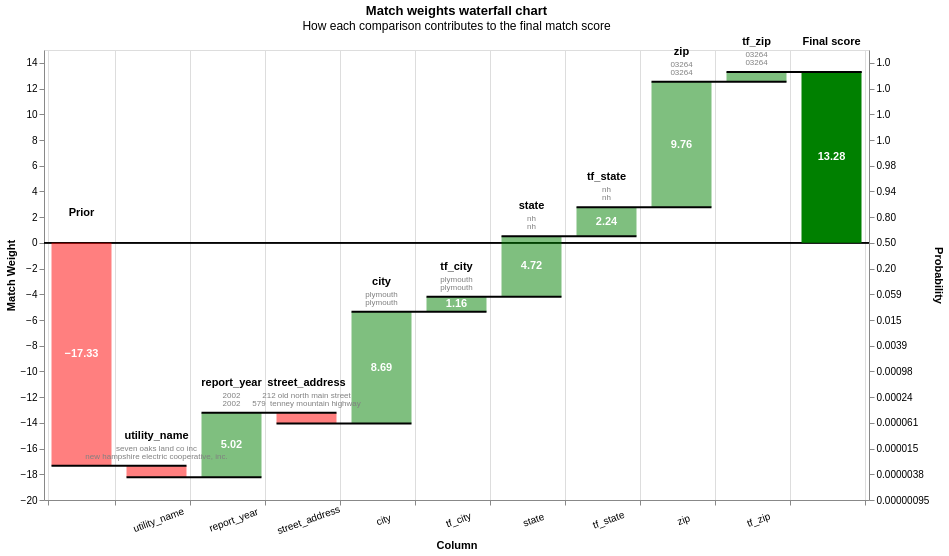

Notebook source saved alongside this figure:
### Markdown cell above
Some of these look better, some still look bad. Let's take a look at some of the bad ones and see why they're being matched.

### Code cell
waterfall_records = less_than_one.head(3)[preds_df.columns].to_dict("records")
linker.visualisations.waterfall_chart(waterfall_records)

### Figure 1 — Vega-Lite specification as saved in the notebook (floating-point values rounded to 4 significant figures)
{"config": {"view": {"continuousWidth": 400, "continuousHeight": 300}}, "layer": [{"layer": [{"mark": "rule", "encoding": {"color": {"value": "black"}, "size": {"value": 0.5}, "y": {"field": "zero", "type": "quantitative"}}}, {"mark": {"type": "bar", "width": 60}, "encoding": {"color": {"condition": {"test": "(datum.log2_bayes_factor < 0)", "value": "red"}, "value": "green"}, "opacity": {"condition": {"test": "datum.column_name == 'Prior match weight' || datum.column_name == 'Final score'", "value": 1}, "value": 0.5}, "tooltip": [{"field": "column_name", "title": "Comparison column", "type": "nominal"}, {"field": "value_l", "title": "Value (L)", "type": "nominal"}, {"field": "value_r", "title": "Value (R)", "type": "nominal"}, {"field": "label_for_charts", "title": "Label", "type": "ordinal"}, {"field": "sql_condition", "title": "SQL condition", "type": "nominal"}, {"field": "comparison_vector_value", "title": "Comparison vector value", "type": "nominal"}, {"field": "bayes_factor", "format": ",.4f", "title": "Bayes factor = m/u", "type": "quantitative"}, {"field": "log2_bayes_factor", "format": ",.4f", "title": "Match weight = log2(m/u)", "type": "quantitative"}, {"field": "prob", "format": ".4f", "title": "Cumulative match probability", "type": "quantitative"}, {"field": "bayes_factor_description", "title": "Match weight description", "type": "nominal"}], "x": {"axis": {"grid": true, "labelAlign": "center", "labelAngle": -20, "labelExpr": "datum.value == 'Prior' || datum.value == 'Final score' ? '' : datum.value", "labelPadding": 10, "tickBand": "extent", "title": "Column"}, "field": "column_name", "sort": {"field": "bar_sort_order", "order": "ascending"}, "type": "nominal"}, "y": {"axis": {"grid": false, "orient": "left", "title": "Match Weight"}, "field": "previous_sum", "type": "quantitative"}, "y2": {"field": "sum"}}}, {"mark": {"type": "text", "fontWeight": "bold"}, "encoding": {"color": {"value": "white"}, "text": {"condition": {"test": "abs(datum.log2_bayes_factor) > 1", "field": "log2_bayes_factor", "format": ".2f", "type": "nominal"}, "value": ""}, "x": {"axis": {"labelAngle": -20, "title": "Column"}, "field": "column_name", "sort": {"field": "bar_sort_order", "order": "ascending"}, "type": "nominal"}, "y": {"axis": {"orient": "left"}, "field": "center", "type": "quantitative"}}}, {"mark": {"type": "text", "baseline": "bottom", "dy": -25, "fontWeight": "bold"}, "encoding": {"color": {"value": "black"}, "text": {"field": "column_name", "type": "nominal"}, "x": {"axis": {"labelAngle": -20, "title": "Column"}, "field": "column_name", "sort": {"field": "bar_sort_order", "order": "ascending"}, "type": "nominal"}, "y": {"field": "sum_top", "type": "quantitative"}}}, {"mark": {"type": "text", "baseline": "bottom", "dy": -13, "fontSize": 8}, "encoding": {"color": {"value": "grey"}, "text": {"field": "value_l", "type": "nominal"}, "x": {"axis": {"labelAngle": -20, "title": "Column"}, "field": "column_name", "sort": {"field": "bar_sort_order", "order": "ascending"}, "type": "nominal"}, "y": {"field": "sum_top", "type": "quantitative"}}}, {"mark": {"type": "text", "baseline": "bottom", "dy": -5, "fontSize": 8}, "encoding": {"color": {"value": "grey"}, "text": {"field": "value_r", "type": "nominal"}, "x": {"axis": {"labelAngle": -20, "title": "Column"}, "field": "column_name", "sort": {"field": "bar_sort_order", "order": "ascending"}, "type": "nominal"}, "y": {"field": "sum_top", "type": "quantitative"}}}]}, {"mark": {"type": "rule", "color": "black", "strokeWidth": 2, "x2Offset": 30, "xOffset": -30}, "encoding": {"x": {"axis": {"labelAngle": -20, "title": "Column"}, "field": "column_name", "sort": {"field": "bar_sort_order", "order": "ascending"}, "type": "nominal"}, "x2": {"field": "lead"}, "y": {"axis": {"labelExpr": "format(1 / (1 + pow(2, -1*datum.value)), '.2r')", "orient": "right", "title": "Probability"}, "field": "sum", "scale": {"zero": false}, "type": "quantitative"}}}], "data": {"name": "data-f507d7248b479d7df9e4c94385794b09"}, "height": 450, "params": [{"name": "record_number", "bind": {"input": "range", "max": 2, "min": 0, "step": 1}, "value": 0}], "resolve": {"axis": {"y": "independent"}}, "title": {"text": "Match weights waterfall chart", "subtitle": "How each comparison contributes to the final match score"}, "transform": [{"filter": "(datum.record_number == record_number)"}, {"filter": "(datum.bayes_factor !== 1.0)"}, {"window": [{"op": "sum", "field": "log2_bayes_factor", "as": "sum"}, {"op": "lead", "field": "column_name", "as": "lead"}], "frame": [null, 0]}, {"calculate": "datum.column_name === \"Final score\" ? datum.sum - datum.log2_bayes_factor : datum.sum", "as": "sum"}, {"calculate": "datum.lead === null ? datum.column_name : datum.lead", "as": "lead"}, {"calculate": "datum.column_name === \"Final score\" || datum.column_name === \"Prior match weight\" ? 0 : datum.sum - datum.log2_bayes_factor", "as": "previous_sum"}, {"calculate": "datum.sum > datum.previous_sum ? datum.column_name : \"\"", "as": "top_label"}, {"calculate": "datum.sum < datum.previous_sum ? datum.column_name : \"\"", "as": "bottom_label"}, {"calculate": "datum.sum > datum.previous_sum ? datum.sum : datum.previous_sum", "as": "sum_top"}, {"calculate": "datum.sum < datum.previous_sum ? datum.sum : datum.previous_sum", "as": "sum_bottom"}, {"calculate": "(datum.sum + datum.previous_sum) / 2", "as": "center"}, {"calculate": "(datum.log2_bayes_factor > 0 ? \"+\" : \"\") + datum.log2_bayes_factor", "as": "text_log2_bayes_factor"}, {"calculate": "datum.sum < datum.previous_sum ? 4 : -4", "as": "dy"}, {"calculate": "datum.sum < datum.previous_sum ? \"top\" : \"bottom\"", "as": "baseline"}, {"calculate": "1. / (1 + pow(2, -1.*datum.sum))", "as": "prob"}, {"calculate": "0*datum.sum", "as": "zero"}], "width": {"step": 75}, "$schema": "https://vega.github.io/schema/vega-lite/v5.9.3.json", "datasets": {"data-f507d7248b479d7df9e4c94385794b09": [{"column_name": "Prior", "label_for_charts": "Starting match weight (prior)", "sql_condition": null, "log2_bayes_factor": -17.33, "bayes_factor": 6.082e-06, "comparison_vector_value": null, "m_probability": null, "u_probability": null, "bayes_factor_description": null, "value_l": "", "value_r": "", "term_frequency_adjustment": null, "bar_sort_order": 0, "record_number": 0}, {"sql_condition": "ELSE", "label_for_charts": "All other comparisons", "m_probability": 0.5317, "u_probability": 0.9998, "bayes_factor": 0.5317, "log2_bayes_factor": -0.9112, "comparison_vector_value": 0, "bayes_factor_description": "If comparison level is `all other comparisons` then comparison is 1.881 times less likely to be a match", "column_name": "utility_name", "value_l": "seven oaks land co inc", "value_r": "new hampshire electric cooperative, inc.", "term_frequency_adjustment": false, "bar_sort_order": 1, "record_number": 0}, {"sql_condition": "ELSE", "label_for_charts": "All other comparisons", "m_probability": 0.5317, "u_probability": 0.9998, "bayes_factor": 1.0, "log2_bayes_factor": 0.0, "comparison_vector_value": 0, "bayes_factor_description": "If comparison level is `all other comparisons` then comparison is 1.881 times less likely to be a match", "column_name": "tf_utility_name", "value_l": "", "value_r": "", "term_frequency_adjustment": true, "bar_sort_order": 2, "record_number": 0}, {"sql_condition": "\"report_year_l\" = \"report_year_r\"", "label_for_charts": "Exact match on report_year", "m_probability": 1.0, "u_probability": 0.03079, "bayes_factor": 32.48, "log2_bayes_factor": 5.022, "comparison_vector_value": 1, "bayes_factor_description": "If comparison level is `exact match on report_year` then comparison is 32.48 times more likely to be a match", "column_name": "report_year", "value_l": "2002", "value_r": "2002", "term_frequency_adjustment": false, "bar_sort_order": 3, "record_number": 0}, {"sql_condition": "ELSE", "label_for_charts": "All other comparisons", "m_probability": 0.5574, "u_probability": 0.9993, "bayes_factor": 0.5578, "log2_bayes_factor": -0.8421, "comparison_vector_value": 0, "bayes_factor_description": "If comparison level is `all other comparisons` then comparison is 1.793 times less likely to be a match", "column_name": "street_address", "value_l": "212 old north main street", "value_r": "579  tenney mountain highway", "term_frequency_adjustment": false, "bar_sort_order": 4, "record_number": 0}, {"sql_condition": "ELSE", "label_for_charts": "All other comparisons", "m_probability": 0.5574, "u_probability": 0.9993, "bayes_factor": 1.0, "log2_bayes_factor": 0.0, "comparison_vector_value": 0, "bayes_factor_description": "If comparison level is `all other comparisons` then comparison is 1.793 times less likely to be a match", "column_name": "tf_street_address", "value_l": "", "value_r": "", "term_frequency_adjustment": true, "bar_sort_order": 5, "record_number": 0}, {"sql_condition": "\"city_l\" = \"city_r\"", "label_for_charts": "Exact match on city", "m_probability": 0.8444, "u_probability": 0.002038, "bayes_factor": 414.3, "log2_bayes_factor": 8.694, "comparison_vector_value": 2, "bayes_factor_description": "If comparison level is `exact match on city` then comparison is 414 times more likely to be a match", "column_name": "city", "value_l": "plymouth", "value_r": "plymouth", "term_frequency_adjustment": false, "bar_sort_order": 6, "record_number": 0}, {"sql_condition": "\"city_l\" = \"city_r\"", "label_for_charts": "Term freq adjustment on city", "m_probability": null, "u_probability": null, "bayes_factor": 2.24, "log2_bayes_factor": 1.163, "comparison_vector_value": 2, "bayes_factor_description": "Term frequency adjustment on city makes comparison 2.24 times more likely to be a match", "column_name": "tf_city", "value_l": "plymouth", "value_r": "plymouth", "term_frequency_adjustment": true, "bar_sort_order": 7, "record_number": 0}, {"sql_condition": "\"state_l\" = \"state_r\"", "label_for_charts": "Exact match on state", "m_probability": 0.8108, "u_probability": 0.03068, "bayes_factor": 26.43, "log2_bayes_factor": 4.724, "comparison_vector_value": 1, "bayes_factor_description": "If comparison level is `exact match on state` then comparison is 26.43 times more likely to be a match", "column_name": "state", "value_l": "nh", "value_r": "nh", "term_frequency_adjustment": false, "bar_sort_order": 8, "record_number": 0}, {"sql_condition": "\"state_l\" = \"state_r\"", "label_for_charts": "Term freq adjustment on state", "m_probability": null, "u_probability": null, "bayes_factor": 4.735, "log2_bayes_factor": 2.243, "comparison_vector_value": 1, "bayes_factor_description": "Term frequency adjustment on state makes comparison 4.73 times more likely to be a match", "column_name": "tf_state", "value_l": "nh", "value_r": "nh", "term_frequency_adjustment": true, "bar_sort_order": 9, "record_number": 0}, {"sql_condition": "\"zip_l\" = \"zip_r\"", "label_for_charts": "Exact match on zip", "m_probability": 0.4507, "u_probability": 0.0005182, "bayes_factor": 869.6, "log2_bayes_factor": 9.764, "comparison_vector_value": 1, "bayes_factor_description": "If comparison level is `exact match on zip` then comparison is 870 times more likely to be a match", "column_name": "zip", "value_l": "03264", "value_r": "03264", "term_frequency_adjustment": false, "bar_sort_order": 10, "record_number": 0}, {"sql_condition": "\"zip_l\" = \"zip_r\"", "label_for_charts": "Term freq adjustment on zip", "m_probability": null, "u_probability": null, "bayes_factor": 1.682, "log2_bayes_factor": 0.7504, "comparison_vector_value": 1, "bayes_factor_description": "Term frequency adjustment on zip makes comparison 1.68 times more likely to be a match", "column_name": "tf_zip", "value_l": "03264", "value_r": "03264", "term_frequency_adjustment": true, "bar_sort_order": 11, "record_number": 0}, {"column_name": "Final score", "label_for_charts": "Final score", "sql_condition": null, "log2_bayes_factor": 13.28, "bayes_factor": 9955.0, "comparison_vector_value": null, "m_probability": null, "u_probability": null, "bayes_factor_description": null, "value_l": "", "value_r": "", "term_frequency_adjustment": null, "bar_sort_order": 12, "record_number": 0}, {"column_name": "Prior", "label_for_charts": "Starting match weight (prior)", "sql_condition": null, "log2_bayes_factor": -17.33, "bayes_factor": 6.082e-06, "comparison_vector_value": null, "m_probability": null, "u_probability": null, "bayes_factor_description": null, "value_l": "", "value_r": "", "term_frequency_adjustment": null, "bar_sort_order": 0, "record_number": 1}, {"sql_condition": "ELSE", "label_for_charts": "All other comparisons", "m_probability": 0.5317, "u_probability": 0.9998, "bayes_factor": 0.5317, "log2_bayes_factor": -0.9112, "comparison_vector_value": 0, "bayes_factor_description": "If comparison level is `all other comparisons` then comparison is 1.881 times less likely to be a match", "column_name": "utility_name", "value_l": "seven oaks land co inc", "value_r": "new hampshire electric cooperative, inc.", "term_frequency_adjustment": false, "bar_sort_order": 1, "record_number": 1}, {"sql_condition": "ELSE", "label_for_charts": "All other comparisons", "m_probability": 0.5317, "u_probability": 0.9998, "bayes_factor": 1.0, "log2_bayes_factor": 0.0, "comparison_vector_value": 0, "bayes_factor_description": "If comparison level is `all other comparisons` then comparison is 1.881 times less likely to be a match", "column_name": "tf_utility_name", "value_l": "", "value_r": "", "term_frequency_adjustment": true, "bar_sort_order": 2, "record_number": 1}, {"sql_condition": "\"report_year_l\" = \"report_year_r\"", "label_for_charts": "Exact match on report_year", "m_probability": 1.0, "u_probability": 0.03079, "bayes_factor": 32.48, "log2_bayes_factor": 5.022, "comparison_vector_value": 1, "bayes_factor_description": "If comparison level is `exact match on report_year` then comparison is 32.48 times more likely to be a match", "column_name": "report_year", "value_l": "2003", "value_r": "2003", "term_frequency_adjustment": false, "bar_sort_order": 3, "record_number": 1}, {"sql_condition": "ELSE", "label_for_charts": "All other comparisons", "m_probability": 0.5574, "u_probability": 0.9993, "bayes_factor": 0.5578, "log2_bayes_factor": -0.8421, "comparison_vector_value": 0, "bayes_factor_description": "If comparison level is `all other comparisons` then comparison is 1.793 times less likely to be a match", "column_name": "street_address", "value_l": "212 old north main street", "value_r": "579  tenney mountain highway", "term_frequency_adjustment": false, "bar_sort_order": 4, "record_number": 1}, {"sql_condition": "ELSE", "label_for_charts": "All other comparisons", "m_probability": 0.5574, "u_probability": 0.9993, "bayes_factor": 1.0, "log2_bayes_factor": 0.0, "comparison_vector_value": 0, "bayes_factor_description": "If comparison level is `all other comparisons` then comparison is 1.793 times less likely to be a match", "column_name": "tf_street_address", "value_l": "", "value_r": "", "term_frequency_adjustment": true, "bar_sort_order": 5, "record_number": 1}, {"sql_condition": "\"city_l\" = \"city_r\"", "label_for_charts": "Exact match on city", "m_probability": 0.8444, "u_probability": 0.002038, "bayes_factor": 414.3, "log2_bayes_factor": 8.694, "comparison_vector_value": 2, "bayes_factor_description": "If comparison level is `exact match on city` then comparison is 414 times more likely to be a match", "column_name": "city", "value_l": "plymouth", "value_r": "plymouth", "term_frequency_adjustment": false, "bar_sort_order": 6, "record_number": 1}, {"sql_condition": "\"city_l\" = \"city_r\"", "label_for_charts": "Term freq adjustment on city", "m_probability": null, "u_probability": null, "bayes_factor": 2.24, "log2_bayes_factor": 1.163, "comparison_vector_value": 2, "bayes_factor_description": "Term frequency adjustment on city makes comparison 2.24 times more likely to be a match", "column_name": "tf_city", "value_l": "plymouth", "value_r": "plymouth", "term_frequency_adjustment": true, "bar_sort_order": 7, "record_number": 1}, {"sql_condition": "\"state_l\" = \"state_r\"", "label_for_charts": "Exact match on state", "m_probability": 0.8108, "u_probability": 0.03068, "bayes_factor": 26.43, "log2_bayes_factor": 4.724, "comparison_vector_value": 1, "bayes_factor_description": "If comparison level is `exact match on state` then comparison is 26.43 times more likely to be a match", "column_name": "state", "value_l": "nh", "value_r": "nh", "term_frequency_adjustment": false, "bar_sort_order": 8, "record_number": 1}, {"sql_condition": "\"state_l\" = \"state_r\"", "label_for_charts": "Term freq adjustment on state", "m_probability": null, "u_probability": null, "bayes_factor": 4.735, "log2_bayes_factor": 2.243, "comparison_vector_value": 1, "bayes_factor_description": "Term frequency adjustment on state makes comparison 4.73 times more likely to be a match", "column_name": "tf_state", "value_l": "nh", "value_r": "nh", "term_frequency_adjustment": true, "bar_sort_order": 9, "record_number": 1}, {"sql_condition": "\"zip_l\" = \"zip_r\"", "label_for_charts": "Exact match on zip", "m_probability": 0.4507, "u_probability": 0.0005182, "bayes_factor": 869.6, "log2_bayes_factor": 9.764, "comparison_vector_value": 1, "bayes_factor_description": "If comparison level is `exact match on zip` then comparison is 870 times more likely to be a match", "column_name": "zip", "value_l": "03264", "value_r": "03264", "term_frequency_adjustment": false, "bar_sort_order": 10, "record_number": 1}, {"sql_condition": "\"zip_l\" = \"zip_r\"", "label_for_charts": "Term freq adjustment on zip", "m_probability": null, "u_probability": null, "bayes_factor": 1.682, "log2_bayes_factor": 0.7504, "comparison_vector_value": 1, "bayes_factor_description": "Term frequency adjustment on zip makes comparison 1.68 times more likely to be a match", "column_name": "tf_zip", "value_l": "03264", "value_r": "03264", "term_frequency_adjustment": true, "bar_sort_order": 11, "record_number": 1}, {"column_name": "Final score", "label_for_charts": "Final score", "sql_condition": null, "log2_bayes_factor": 13.28, "bayes_factor": 9955.0, "comparison_vector_value": null, "m_probability": null, "u_probability": null, "bayes_factor_description": null, "value_l": "", "value_r": "", "term_frequency_adjustment": null, "bar_sort_order": 12, "record_number": 1}, {"column_name": "Prior", "label_for_charts": "Starting match weight (prior)", "sql_condition": null, "log2_bayes_factor": -17.33, "bayes_factor": 6.082e-06, "comparison_vector_value": null, "m_probability": null, "u_probability": null, "bayes_factor_description": null, "value_l": "", "value_r": "", "term_frequency_adjustment": null, "bar_sort_order": 0, "record_number": 2}, {"sql_condition": "ELSE", "label_for_charts": "All other comparisons", "m_probability": 0.5317, "u_probability": 0.9998, "bayes_factor": 0.5317, "log2_bayes_factor": -0.9112, "comparison_vector_value": 0, "bayes_factor_description": "If comparison level is `all other comparisons` then comparison is 1.881 times less likely to be a match", "column_name": "utility_name", "value_l": "seven oaks land co inc", "value_r": "new hampshire electric cooperative, inc.", "term_frequency_adjustment": false, "bar_sort_order": 1, "record_number": 2}, {"sql_condition": "ELSE", "label_for_charts": "All other comparisons", "m_probability": 0.5317, "u_probability": 0.9998, "bayes_factor": 1.0, "log2_bayes_factor": 0.0, "comparison_vector_value": 0, "bayes_factor_description": "If comparison level is `all other comparisons` then comparison is 1.881 times less likely to be a match", "column_name": "tf_utility_name", "value_l": "", "value_r": "", "term_frequency_adjustment": true, "bar_sort_order": 2, "record_number": 2}, {"sql_condition": "\"report_year_l\" = \"report_year_r\"", "label_for_charts": "Exact match on report_year", "m_probability": 1.0, "u_probability": 0.03079, "bayes_factor": 32.48, "log2_bayes_factor": 5.022, "comparison_vector_value": 1, "bayes_factor_description": "If comparison level is `exact match on report_year` then comparison is 32.48 times more likely to be a match", "column_name": "report_year", "value_l": "2001", "value_r": "2001", "term_frequency_adjustment": false, "bar_sort_order": 3, "record_number": 2}, {"sql_condition": "ELSE", "label_for_charts": "All other comparisons", "m_probability": 0.5574, "u_probability": 0.9993, "bayes_factor": 0.5578, "log2_bayes_factor": -0.8421, "comparison_vector_value": 0, "bayes_factor_description": "If comparison level is `all other comparisons` then comparison is 1.793 times less likely to be a match", "column_name": "street_address", "value_l": "212 old north main street", "value_r": "579  tenney mountain highway", "term_frequency_adjustment": false, "bar_sort_order": 4, "record_number": 2}, {"sql_condition": "ELSE", "label_for_charts": "All other comparisons", "m_probability": 0.5574, "u_probability": 0.9993, "bayes_factor": 1.0, "log2_bayes_factor": 0.0, "comparison_vector_value": 0, "bayes_factor_description": "If comparison level is `all other comparisons` then comparison is 1.793 times less likely to be a match", "column_name": "tf_street_address", "value_l": "", "value_r": "", "term_frequency_adjustment": true, "bar_sort_order": 5, "record_number": 2}, {"sql_condition": "\"city_l\" = \"city_r\"", "label_for_charts": "Exact match on city", "m_probability": 0.8444, "u_probability": 0.002038, "bayes_factor": 414.3, "log2_bayes_factor": 8.694, "comparison_vector_value": 2, "bayes_factor_description": "If comparison level is `exact match on city` then comparison is 414 times more likely to be a match", "column_name": "city", "value_l": "plymouth", "value_r": "plymouth", "term_frequency_adjustment": false, "bar_sort_order": 6, "record_number": 2}, {"sql_condition": "\"city_l\" = \"city_r\"", "label_for_charts": "Term freq adjustment on city", "m_probability": null, "u_probability": null, "bayes_factor": 2.24, "log2_bayes_factor": 1.163, "comparison_vector_value": 2, "bayes_factor_description": "Term frequency adjustment on city makes comparison 2.24 times more likely to be a match", "column_name": "tf_city", "value_l": "plymouth", "value_r": "plymouth", "term_frequency_adjustment": true, "bar_sort_order": 7, "record_number": 2}, {"sql_condition": "\"state_l\" = \"state_r\"", "label_for_charts": "Exact match on state", "m_probability": 0.8108, "u_probability": 0.03068, "bayes_factor": 26.43, "log2_bayes_factor": 4.724, "comparison_vector_value": 1, "bayes_factor_description": "If comparison level is `exact match on state` then comparison is 26.43 times more likely to be a match", "column_name": "state", "value_l": "nh", "value_r": "nh", "term_frequency_adjustment": false, "bar_sort_order": 8, "record_number": 2}, {"sql_condition": "\"state_l\" = \"state_r\"", "label_for_charts": "Term freq adjustment on state", "m_probability": null, "u_probability": null, "bayes_factor": 4.735, "log2_bayes_factor": 2.243, "comparison_vector_value": 1, "bayes_factor_description": "Term frequency adjustment on state makes comparison 4.73 times more likely to be a match", "column_name": "tf_state", "value_l": "nh", "value_r": "nh", "term_frequency_adjustment": true, "bar_sort_order": 9, "record_number": 2}, {"sql_condition": "\"zip_l\" = \"zip_r\"", "label_for_charts": "Exact match on zip", "m_probability": 0.4507, "u_probability": 0.0005182, "bayes_factor": 869.6, "log2_bayes_factor": 9.764, "comparison_vector_value": 1, "bayes_factor_description": "If comparison level is `exact match on zip` then comparison is 870 times more likely to be a match", "column_name": "zip", "value_l": "03264", "value_r": "03264", "term_frequency_adjustment": false, "bar_sort_order": 10, "record_number": 2}, {"sql_condition": "\"zip_l\" = \"zip_r\"", "label_for_charts": "Term freq adjustment on zip", "m_probability": null, "u_probability": null, "bayes_factor": 1.682, "log2_bayes_factor": 0.7504, "comparison_vector_value": 1, "bayes_factor_description": "Term frequency adjustment on zip makes comparison 1.68 times more likely to be a match", "column_name": "tf_zip", "value_l": "03264", "value_r": "03264", "term_frequency_adjustment": true, "bar_sort_order": 11, "record_number": 2}, {"column_name": "Final score", "label_for_charts": "Final score", "sql_condition": null, "log2_bayes_factor": 13.28, "bayes_factor": 9955.0, "comparison_vector_value": null, "m_probability": null, "u_probability": null, "bayes_factor_description": null, "value_l": "", "value_r": "", "term_frequency_adjustment": null, "bar_sort_order": 12, "record_number": 2}]}}
